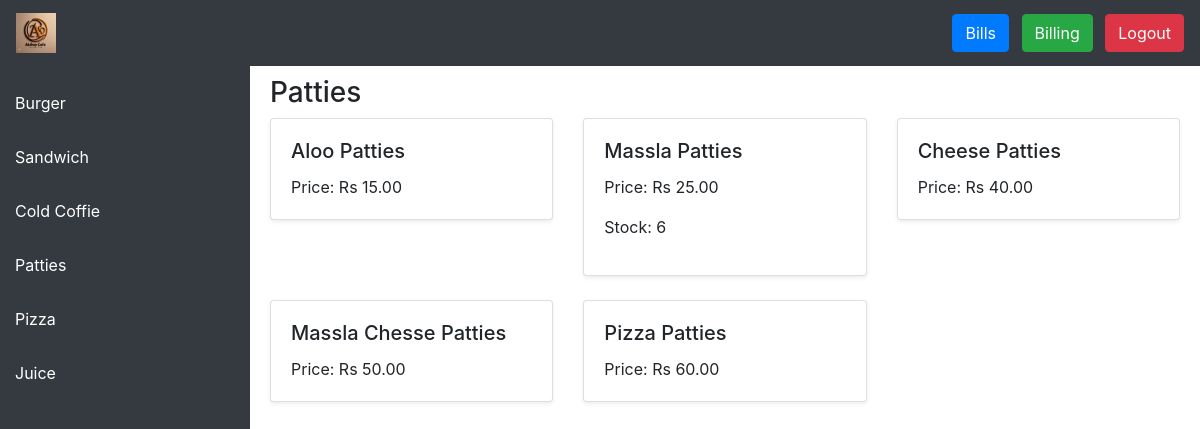
Screenshot of /home/?category=4 (signed in) with the database file from the repository.
### inventory/models.py (models this page shows, shortened)
class Category(models.Model):
    name = models.CharField(max_length=100, unique=True)

class Item(models.Model):
    name = models.CharField(max_length=100)
    category = models.ForeignKey(Category, on_delete=models.CASCADE, related_name='items')
    price = models.DecimalField(max_digits=10, decimal_places=2)
    inventory_managed = models.BooleanField(default=False)  # Flag to indicate if the item has inventory tracking
    stock_quantity = models.IntegerField(default=0)  # Field to maintain the stock count

### inventory/views.py (the view)
# urls.py: 2. Add a URL to urlpatterns:  path('', views.home, name='home')
@login_required
def home(request):
    categories = Category.objects.all()  # Get all categories
    category_id = request.GET.get('category')  # Get the selected category from the URL
    if category_id:
        items = Item.objects.filter(category_id=category_id).order_by('price') # Filter items by category
        selected_category = Category.objects.get(id=category_id)
        selected_category_name = selected_category.name
    else:
        items_by_category = {}  # Dictionary to hold items grouped by category
        for category in categories:
            items_by_category[category] = Item.objects.filter(category=category).order_by('price')
        selected_category_name = "All Items"
    context = {
        'categories': categories,
        'items_by_category': items_by_category if not category_id else None,
        'items': items if category_id else None,
        'selected_category_name': selected_category_name,
    }
    return render(request, 'home.html', context)

### inventory/templates/home.html (shortened to what this page needs)
{% load static %}
<!DOCTYPE html>
<html lang="en">
<head>
    <link href="https://stackpath.bootstrapcdn.com/bootstrap/4.5.2/css/bootstrap.min.css" rel="stylesheet">
</head>
<body>
    <nav class="navbar navbar-expand-lg navbar-dark">
        <a class="navbar-brand">
            <img src="{% static 'logo.jpeg' %}" alt="Cafe Logo" onclick="window.location.href='{% url 'home' %}'" height="40">
        </a>
        <div class="ml-auto">
            <button class="btn btn-primary ml-2" onclick="window.location.href='{% url 'previous_bills' %}'">Bills</button>
            <button class="btn btn-success ml-2" onclick="window.location.href='{% url 'create_bill' %}'">Billing</button>
            <button class="btn btn-danger ml-2" onclick="window.location.href='{% url 'logout' %}'">Logout</button>
        </div>
    </nav>
    <div class="sidebar">
        {% for category in categories %}
            <a href="?category={{ category.id }}">{{ category.name }}</a>
        {% endfor %}
    </div>
    <div class="main-content">
        <h3>{{ selected_category_name }}</h3>
        {% if items %}
            <div class="row">
                {% for item in items %}
                    <div class="col-md-4">
                        <div class="card mb-4 shadow-sm">
                            <div class="card-body">
                                <h5 class="card-title">{{ item.name }}</h5>
                                <p class="card-text">Price: Rs {{ item.price }}</p>
                                {% if item.inventory_managed %}
                                    <p>Stock: {{ item.stock_quantity }}</p>
                                {% endif %}
                            </div>
                        </div>
                    </div>
                {% empty %}
                    <p>No items available for this category.</p>
                {% endfor %}
            </div>
        {% endif %}
    </div>
</body>
</html>

### inventory/templates/home.html (style rules this page uses)
body, html { height: 100%; margin: 0; overflow: hidden; }
.navbar { background-color: #343a40; color: white; position: fixed; top: 0; width: 100%; z-index: 1000; }
.sidebar { height: 100vh; background-color: #343a40; padding-top: 20px; position: fixed; top: 56px; left: 0; width: 250px; overflow-y: auto; z-index: 900; }
.sidebar a { color: white; padding: 15px; text-decoration: none; display: block; }
.main-content { margin-left: 250px; margin-top: 56px; padding: 20px; height: calc(100vh - 56px); overflow-y: auto; background-color: #ffffff; border-radius: 8px; box-shadow: 0 0 10px rgba(0, 0, 0, 0.1); }

### rows the page displays
Category: name "Burger"
Category: name "Sandwich"
Category: name "Cold Coffie"
Category: name "Patties"
Category: name "Pizza"
Category: name "Juice"
Item: name "Aloo Patties", price "15.00"
Item: name "Massla Patties", price "25.00", stock_quantity "6"
Item: name "Cheese Patties", price "40.00"
Item: name "Massla Chesse Patties", price "50.00"
Item: name "Pizza Patties", price "60.00"
